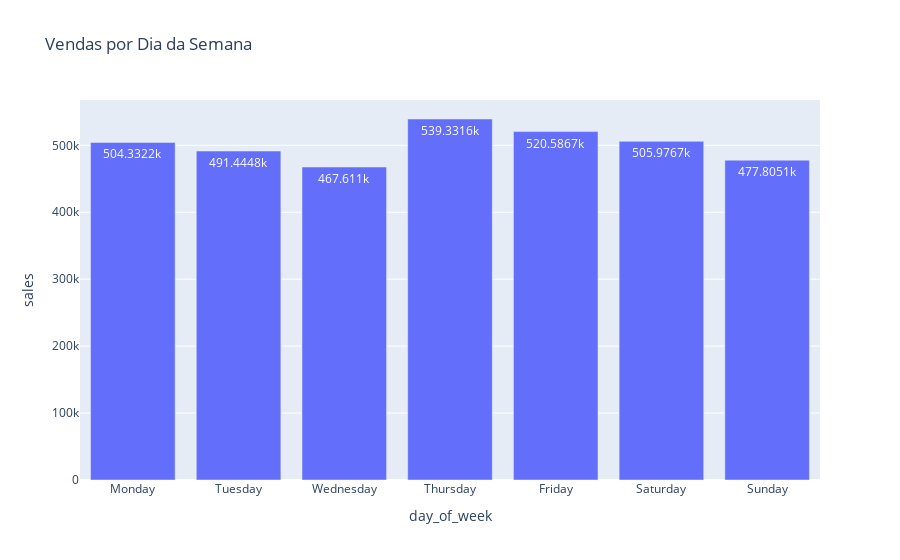

Notebook source saved alongside this figure:
### Markdown cell above
Visualizar sazonalidade

### Code cell
# Agrupar vendas por dia da semana
tabela_weekday_sales = tabela.groupby("day_of_week")["sales"].sum().reset_index()

# Ordenar os dias da semana corretamente
order = ["Monday", "Tuesday", "Wednesday", "Thursday", "Friday", "Saturday", "Sunday"]
tabela_weekday_sales["day_of_week"] = pd.Categorical(tabela_weekday_sales["day_of_week"], categories=order, ordered=True)
tabela_weekday_sales = tabela_weekday_sales.sort_values("day_of_week")

# Criar gráfico de barras
grafico_barras_semana = px.bar(tabela_weekday_sales, x="day_of_week", y="sales", title="Vendas por Dia da Semana", text_auto=True)
grafico_barras_semana.show()

### Figure 1 — Plotly figure (JSON) as saved in the notebook; plotly's stock layout.template omitted (floating-point values rounded to 4 significant figures)
{"data": [{"alignmentgroup": "True", "hovertemplate": "day_of_week=%{x}<br>sales=%{y}<extra></extra>", "legendgroup": "", "marker": {"color": "#636efa", "pattern": {"shape": ""}}, "name": "", "offsetgroup": "", "orientation": "v", "showlegend": false, "textposition": "auto", "texttemplate": "%{y}", "type": "bar", "x": ["Monday", "Tuesday", "Wednesday", "Thursday", "Friday", "Saturday", "Sunday"], "xaxis": "x", "y": [504300.0, 491400.0, 467600.0, 539300.0, 520600.0, 506000.0, 477800.0], "yaxis": "y"}], "layout": {"barmode": "relative", "legend": {"tracegroupgap": 0}, "title": {"text": "Vendas por Dia da Semana"}, "xaxis": {"anchor": "y", "domain": [0, 1], "title": {"text": "day_of_week"}}, "yaxis": {"anchor": "x", "domain": [0, 1], "title": {"text": "sales"}}}}
